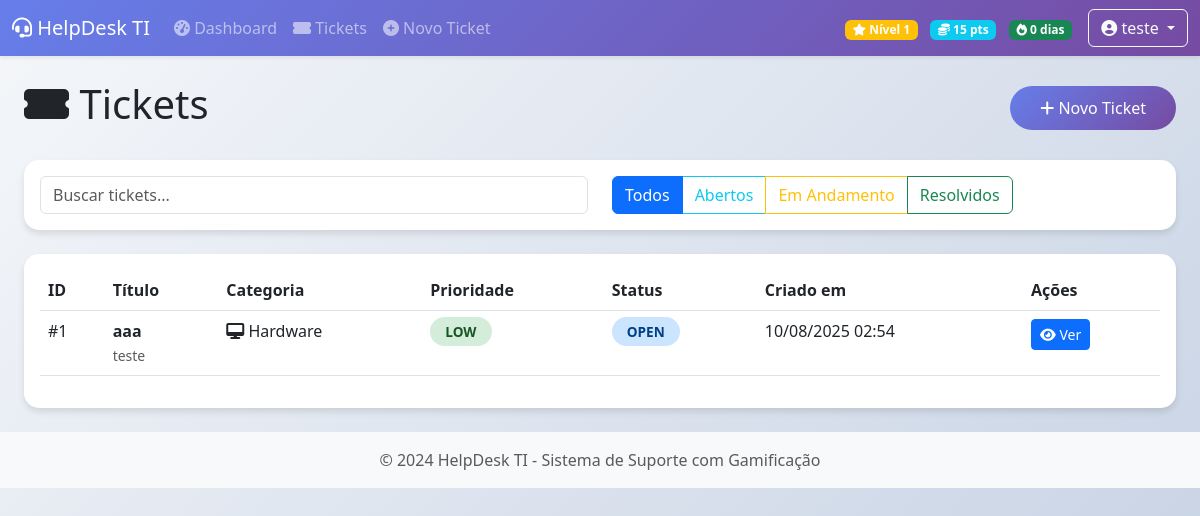
Page /tickets (signed in) on the earlier database version.
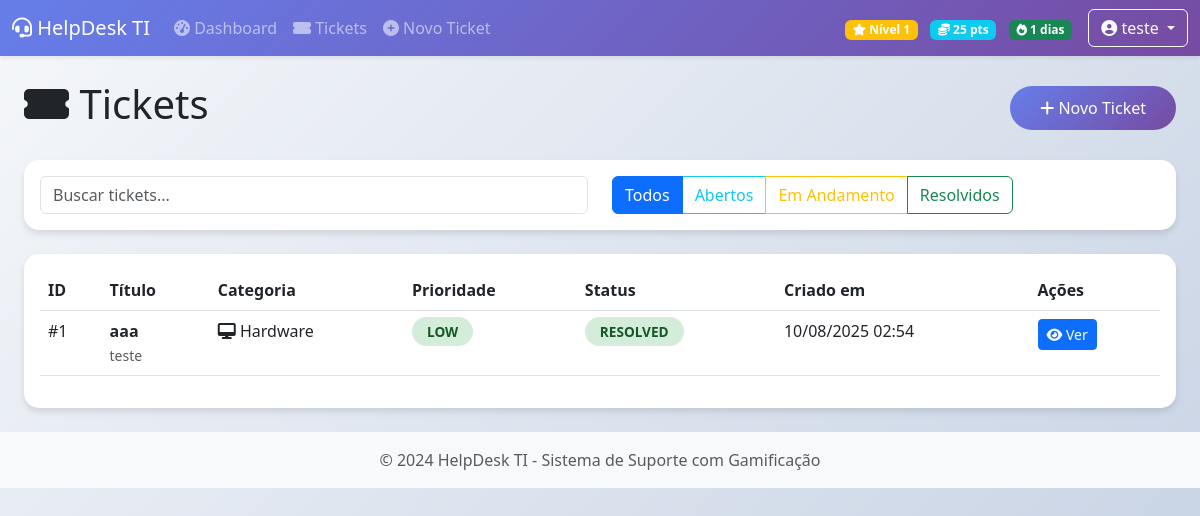
Same page on the later database version.
### app.py (models this page shows, shortened)
class User(UserMixin, db.Model):
    id = db.Column(db.Integer, primary_key=True)
    username = db.Column(db.String(80), unique=True, nullable=False)
    email = db.Column(db.String(120), unique=True, nullable=False)
    password_hash = db.Column(db.String(200), nullable=False)
    full_name = db.Column(db.String(200), nullable=False)
    role = db.Column(db.String(50), default='user')  # user, technician, admin
    department = db.Column(db.String(100))
    created_at = db.Column(db.DateTime, default=datetime.utcnow)
    points = db.Column(db.Integer, default=0)
    level = db.Column(db.Integer, default=1)
    badges = db.Column(db.Text, default='[]')  # JSON array
    streak_days = db.Column(db.Integer, default=0)
    last_activity = db.Column(db.DateTime, default=datetime.utcnow)
    tickets_created = db.relationship('Ticket', foreign_keys='Ticket.user_id', backref='creator', lazy='dynamic')
    tickets_assigned = db.relationship('Ticket', foreign_keys='Ticket.assigned_to', backref='technician', lazy='dynamic')
    comments = db.relationship('Comment', backref='author', lazy='dynamic')

class Ticket(db.Model):
    id = db.Column(db.Integer, primary_key=True)
    title = db.Column(db.String(200), nullable=False)
    description = db.Column(db.Text, nullable=False)
    category = db.Column(db.String(50), nullable=False)
    priority = db.Column(db.String(20), nullable=False)
    status = db.Column(db.String(20), default='open')
    user_id = db.Column(db.Integer, db.ForeignKey('user.id'), nullable=False)
    assigned_to = db.Column(db.Integer, db.ForeignKey('user.id'))
    created_at = db.Column(db.DateTime, default=datetime.utcnow)
    updated_at = db.Column(db.DateTime, default=datetime.utcnow, onupdate=datetime.utcnow)
    resolved_at = db.Column(db.DateTime)
    resolution_time = db.Column(db.Integer)  # em minutos
    satisfaction_rating = db.Column(db.Integer)  # 1-5
    comments = db.relationship('Comment', backref='ticket', lazy='dynamic', cascade='all, delete-orphan')

### app.py (the view)
@app.route('/tickets')
@login_required
def tickets_list():
    page = request.args.get('page', 1, type=int)
    status_filter = request.args.get('status', 'all')
    query = Ticket.query
    if current_user.role not in ['technician', 'admin']:
        query = query.filter_by(user_id=current_user.id)
    if status_filter != 'all':
        query = query.filter_by(status=status_filter)
    tickets = query.order_by(Ticket.created_at.desc()).paginate(
        page=page, per_page=10, error_out=False
    )
    return render_template('tickets/list.html', tickets=tickets, status_filter=status_filter)

### app.py (called while the page is built)
@login_manager.user_loader
def load_user(user_id):
    return User.query.get(int(user_id))

@app.context_processor
def inject_globals():
    return {
        'priority_colors': {
            'low': 'success',
            'medium': 'warning',
            'high': 'danger',
            'critical': 'dark'
        },
        'status_colors': {
            'open': 'info',
            'in_progress': 'warning',
            'resolved': 'success',
            'closed': 'secondary'
        },
        'category_icons': {
            'hardware': 'fa-desktop',
            'software': 'fa-code',
            'network': 'fa-network-wired',
            'printer': 'fa-print',
            'email': 'fa-envelope',
            'access': 'fa-key',
            'other': 'fa-question-circle'
        }
    }

### templates/tickets/list.html (shortened to what this page needs)
{% extends "base.html" %}
{% block content %}
<div class="container-fluid">
    <div class="d-flex justify-content-between align-items-center mb-4">
        <h1><i class="fas fa-ticket-alt"></i> Tickets</h1>
        <a href="{{ url_for('new_ticket') }}" class="btn btn-gradient-primary">
            <i class="fas fa-plus"></i> Novo Ticket
        </a>
    </div>
    <div class="card mb-4">
        <div class="card-body">
            <div class="row">
                <div class="col-md-6">
                    <input type="text" class="form-control" placeholder="Buscar tickets..." onkeyup="searchTickets(this.value)">
                </div>
                <div class="col-md-6">
                    <div class="btn-group" role="group">
                        <a href="?status=all" class="btn btn-outline-primary {% if status_filter == 'all' %}active{% endif %}">Todos</a>
                        <a href="?status=open" class="btn btn-outline-info {% if status_filter == 'open' %}active{% endif %}">Abertos</a>
                        <a href="?status=in_progress" class="btn btn-outline-warning {% if status_filter == 'in_progress' %}active{% endif %}">Em Andamento</a>
                        <a href="?status=resolved" class="btn btn-outline-success {% if status_filter == 'resolved' %}active{% endif %}">Resolvidos</a>
                    </div>
                </div>
            </div>
        </div>
    </div>
    <div class="card">
        <div class="card-body">
            <div class="table-responsive">
                <table class="table table-hover">
                    <thead>
                        <tr>
                            <th>ID</th>
                            <th>Título</th>
                            <th>Categoria</th>
                            <th>Prioridade</th>
                            <th>Status</th>
                            <th>Criado em</th>
                            <th>Ações</th>
                        </tr>
                    </thead>
                    <tbody>
                        {% for ticket in tickets.items %}
                        <tr class="ticket-item">
                            <td>#{{ ticket.id }}</td>
                            <td>
                                <strong>{{ ticket.title }}</strong>
                                <br>
                                <small class="text-muted">{{ ticket.creator.full_name }}</small>
                            </td>
                            <td>
                                <i class="fas {{ category_icons[ticket.category] }}"></i>
                                {{ ticket.category|title }}
                            </td>
                            <td>
                                <span class="priority-label priority-{{ ticket.priority }}">
                                    {{ ticket.priority|upper }}
                                </span>
                            </td>
                            <td>
                                <span class="status-label status-{{ ticket.status }}">
                                    {{ ticket.status|replace('_', ' ')|upper }}
                                </span>
                            </td>
                            <td>{{ ticket.created_at.strftime('%d/%m/%Y %H:%M') }}</td>
                            <td>
                                <a href="{{ url_for('view_ticket', ticket_id=ticket.id) }}" class="btn btn-sm btn-primary">
                                    <i class="fas fa-eye"></i> Ver
                                </a>
                            </td>
                        </tr>
                        {% endfor %}
                    </tbody>
                </table>
            </div>
        </div>
    </div>
</div>
{% endblock %}

### templates/base.html (shortened to what this page needs)
<!DOCTYPE html>
<html lang="pt-BR">
<head>
    <link href="https://cdn.jsdelivr.net/npm/bootstrap@5.3.0/dist/css/bootstrap.min.css" rel="stylesheet">
    <link rel="stylesheet" href="https://cdnjs.cloudflare.com/ajax/libs/font-awesome/6.4.0/css/all.min.css">
    <link rel="stylesheet" href="{{ url_for('static', filename='css/style.css') }}">
</head>
<body>
    <nav class="navbar navbar-expand-lg navbar-dark bg-gradient-primary shadow-sm">
        <div class="container-fluid">
            <a class="navbar-brand" href="{{ url_for('dashboard') }}">
                <i class="fas fa-headset"></i> HelpDesk TI
            </a>
            {% if current_user.is_authenticated %}
            <div class="collapse navbar-collapse" id="navbarNav">
                <ul class="navbar-nav me-auto">
                    <li class="nav-item">
                        <a class="nav-link" href="{{ url_for('dashboard') }}">
                            <i class="fas fa-tachometer-alt"></i> Dashboard
                        </a>
                    </li>
                    <li class="nav-item">
                        <a class="nav-link" href="{{ url_for('tickets_list') }}">
                            <i class="fas fa-ticket-alt"></i> Tickets
                        </a>
                    </li>
                    <li class="nav-item">
                        <a class="nav-link" href="{{ url_for('new_ticket') }}">
                            <i class="fas fa-plus-circle"></i> Novo Ticket
                        </a>
                    </li>
                </ul>
                <div class="d-flex align-items-center">
                    <div class="me-3 text-white">
                        <span class="badge bg-warning me-2">
                            <i class="fas fa-star"></i> Nível {{ current_user.level or 1 }}
                        </span>
                        <span class="badge bg-info me-2">
                            <i class="fas fa-coins"></i> {{ current_user.points or 0 }} pts
                        </span>
                        <span class="badge bg-success">
                            <i class="fas fa-fire"></i> {{ current_user.streak_days or 0 }} dias
                        </span>
                    </div>
                    <div class="dropdown">
                        <button class="btn btn-outline-light dropdown-toggle" type="button" data-bs-toggle="dropdown">
                            <i class="fas fa-user-circle"></i> {{ current_user.full_name }}
                        </button>
                    </div>
                </div>
            </div>
            {% endif %}
        </div>
    </nav>
    <main class="container-fluid py-4">
        {% block content %}{% endblock %}
    </main>
    <footer class="footer mt-auto py-3 bg-light">
        <div class="container text-center">
            <span class="text-muted">© 2024 HelpDesk TI - Sistema de Suporte com Gamificação</span>
        </div>
    </footer>
</body>
</html>

### static/css/style.css (style rules this page uses)
:root { --primary-gradient: linear-gradient(135deg, #667eea 0%, #764ba2 100%); --success-gradient: linear-gradient(135deg, #84fab0 0%, #8fd3f4 100%); --danger-gradient: linear-gradient(135deg, #f093fb 0%, #f5576c 100%); --warning-gradient: linear-gradient(135deg, #fa709a 0%, #fee140 100%); --info-gradient: linear-gradient(135deg, #4facfe 0%, #00f2fe 100%); }
body { background: linear-gradient(135deg, #f5f7fa 0%, #c3cfe2 100%); min-height: 100vh; font-family: 'Segoe UI', Tahoma, Geneva, Verdana, sans-serif; }
.bg-gradient-primary { background: var(--primary-gradient); }
.card { border: none; border-radius: 15px; box-shadow: 0 4px 6px rgba(0, 0, 0, 0.1); transition: all 0.3s ease; background: white; }
.btn-gradient-primary { background: var(--primary-gradient); color: white; border: none; border-radius: 25px; padding: 10px 30px; transition: all 0.3s ease; }
.priority-label { padding: 5px 15px; border-radius: 20px; font-weight: bold; font-size: 0.85rem; }
.priority-low { background-color: #d4edda; color: #155724; }
.status-label { padding: 5px 15px; border-radius: 20px; font-weight: bold; font-size: 0.85rem; }
.status-resolved { background-color: #d4edda; color: #155724; }

Differences in the rows shown:
changed User "teste": points "15" → "25"; streak_days "0" → "1"
changed Ticket "aaa": status "OPEN" → "RESOLVED"
